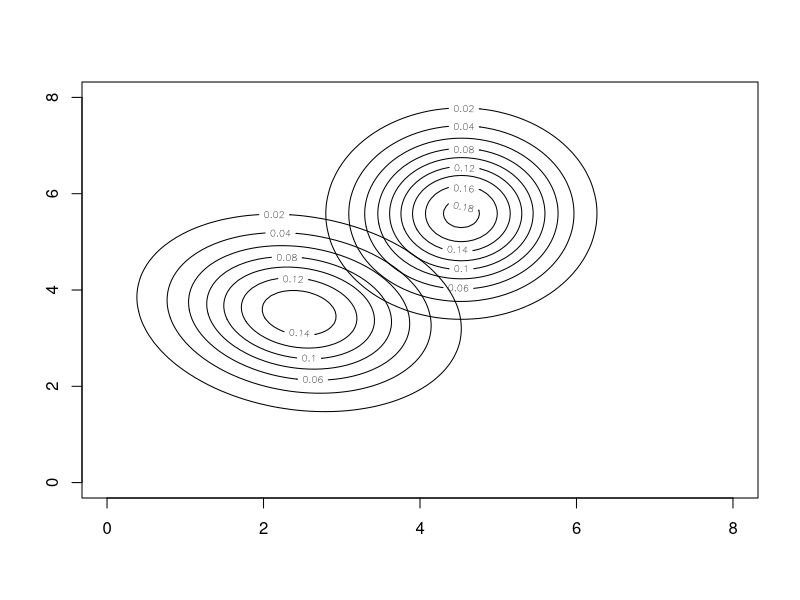

Write R code to recreate this figure.
setwd("~/wentworth/machine-learning/bayes")
# library(mvtnorm)
library(mnormt)
library(caret)

insect.test <- read.csv("insect_test.csv") # insect.test
insect.train <- read.csv("insect_train.csv") # insect.train

class1 <- insect.train[which(insect.train[, 1] == 1),] # data1
class1.noclass <- class1[, -1] #data1nc
class1.length <- nrow(class1)

class2 <- insect.train[which(insect.train[, 1] == 2),] # data2
class2.noclass <- class2[, -1] #data2nc
class2.length <- nrow(class2)

# Mean vector class 1
class1.abd.mean <- mean(class1.noclass$abd) # me11
class1.ant.mean <- mean(class1.noclass$ant) # me12
class1.meanVector <- c(class1.abd.mean, class1.ant.mean) #mu1
# Mean vector class 2
class2.abd.mean <- mean(class2.noclass$abd) # me21
class2.ant.mean <- mean(class2.noclass$ant) # me22
class2.meanVector <- c(class2.abd.mean, class2.ant.mean) #mu2

# Covariance matrix class 1
class1.co <- matrix(0.000, nrow = 2, ncol = 2) # co1
class1.covariance <- matrix(0.000, nrow = 2, ncol = 2) # cov1
for (i in 1:class1.length) {
  class1.abd <- class1.noclass$abd[i] # x
  class1.ant <- class1.noclass$ant[i] # y
  class1.vector <- c(class1.abd, class1.ant) # v
  d <- class1.vector - class1.meanVector # d
  class1.co <- d %o% d # co1
  class1.covariance <- class1.covariance + class1.co # cov1
}
class1.covariance <- class1.covariance * (1 / nrow(class1.noclass)) # cov1

# Covariance matrix class 2
class2.co <- matrix(0.000, nrow = 2, ncol = 2) # co2
class2.covariance <- matrix(0.000, nrow = 2, ncol = 2) # cov2
for (i in 1:class2.length) {
  class2.abd <- class2.noclass$abd[i] # x
  class2.ant <- class2.noclass$ant[i] # y
  class2.vector <- c(class2.abd, class2.ant) # v
  d <- class2.vector - class2.meanVector # d
  class2.co <- d %o% d # co2
  class2.covariance <- class2.covariance + class2.co # cov2
}
class2.covariance <- class2.covariance * (1 / nrow(class2.noclass)) # cov2

# Naive bayes classification
class1.prob <- numeric() # p1
class2.prob <- numeric() # p2
classification <- integer() # cl
for(i in 1:nrow(insect.test)) {
  test.abd <- insect.test$abd[i] # x
  test.ant <- insect.test$ant[i] # y
  f1 <- dmnorm(c(test.abd, test.ant), class1.meanVector, class1.covariance) # f1
  f2 <- dmnorm(c(test.abd, test.ant), class2.meanVector, class2.covariance) # f2
  class1.prob[i] <- f1 / (f1 + f2) # p1[i]
  class2.prob[i] <- f2 / (f1 + f2) # p2[i]
  probboth <- cbind(class1.prob[i], class2.prob[i]) # probboth
  nm <- which(probboth == max(probboth)) # nm
  classification[i] = nm # cl[i]
}

# table
# confusion matrix

msize <- 100
x.points <- seq(0, 8, length.out = msize) # x.points
y.points <- seq(0, 8, length.out = msize) # y.points

class1.z <- matrix(0, nrow = msize, ncol = msize)
class2.z <- matrix(0, nrow = msize, ncol = msize)

for (i in 1:msize) {
  for (j in 1:msize) {
    class1.z[i, j] <- dmnorm(c(x.points[i], y.points[j]), class1.meanVector, class1.covariance)
    class2.z[i, j] <- dmnorm(c(x.points[i], y.points[j]), class2.meanVector, class2.covariance)
  }
}

pdf("2Dnorm.pdf")
contour(x.points, y.points, class1.z)
contour(x.points, y.points, class2.z, add = TRUE)
dev.off()













